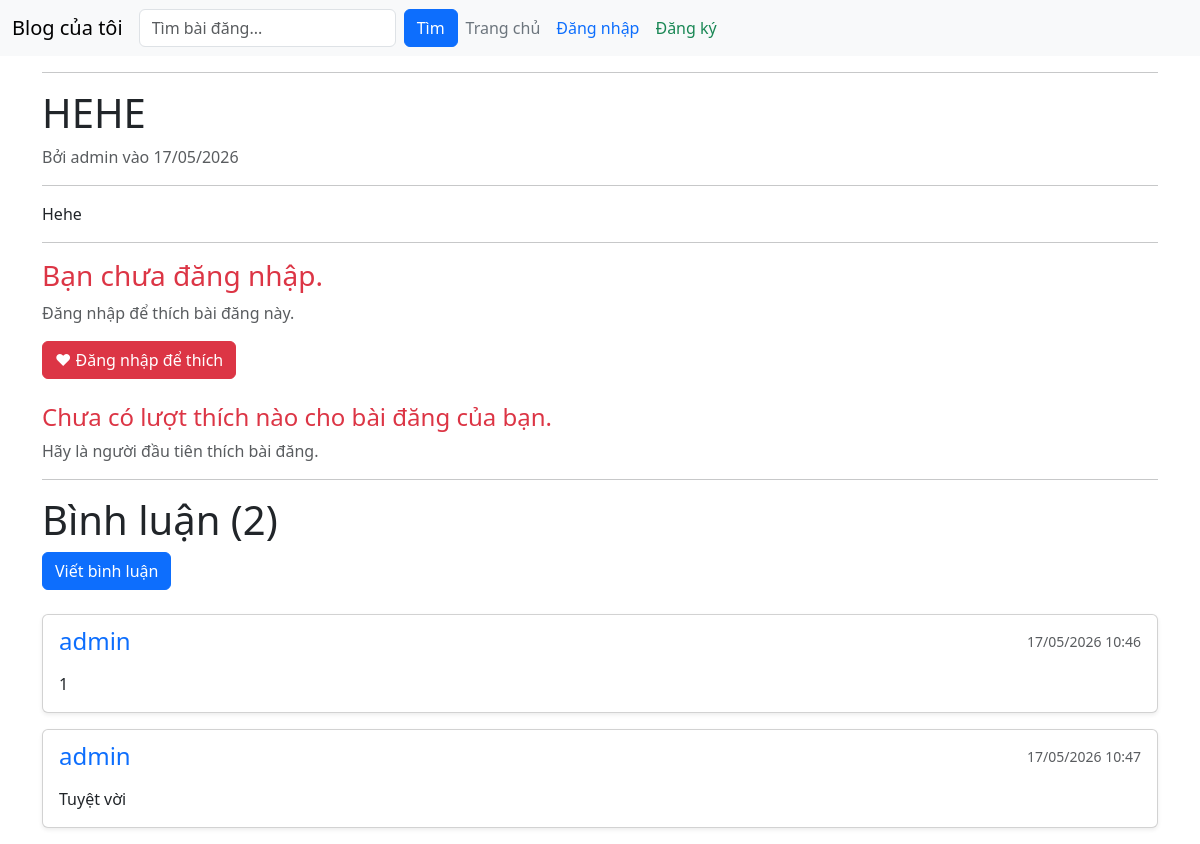
/post/29, run on an earlier commit of the app's database.
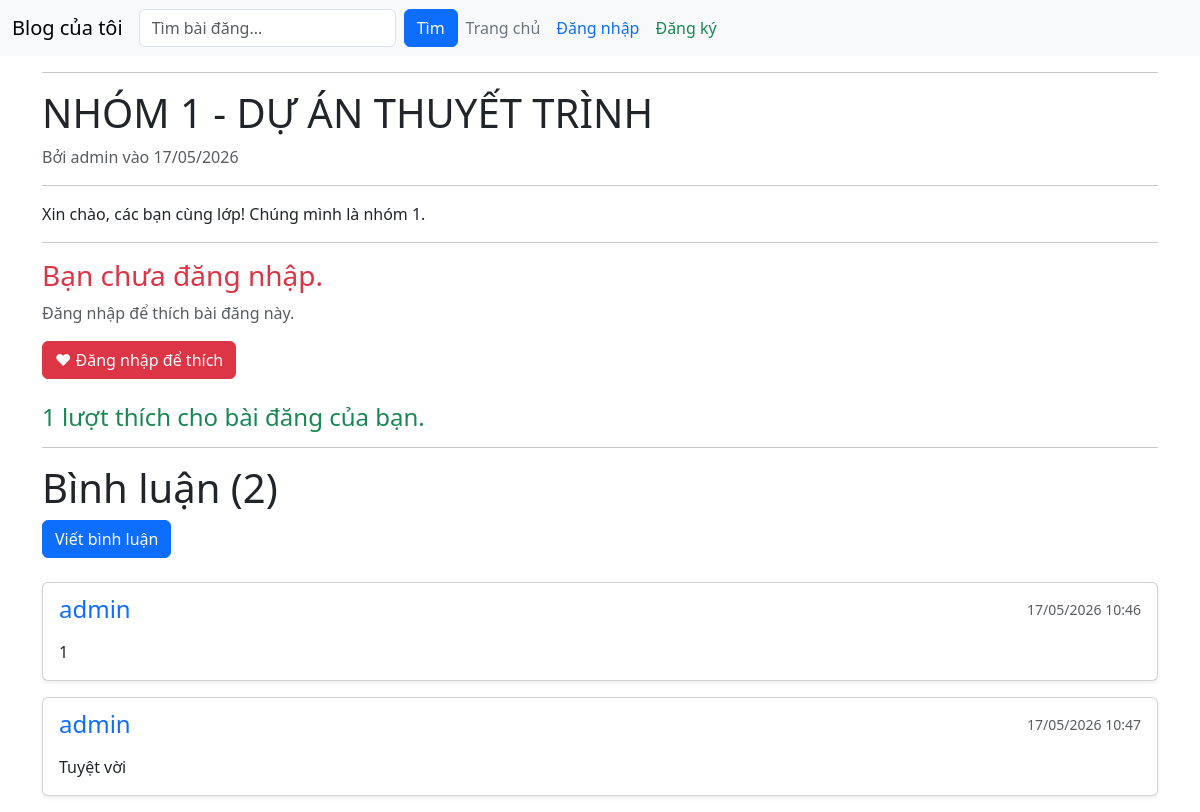
And on a later commit of the database.
### blog/models.py (models this page shows, shortened)
class Post(models.Model):
    title = models.CharField(max_length=200)
    likes = models.ManyToManyField(User, related_name='blog_posts', blank=True)
    content = models.TextField()
    created_at = models.DateTimeField(auto_now_add=True)
    updated_at = models.DateTimeField(auto_now=True)
    author = models.ForeignKey(User, on_delete=models.CASCADE, default=1)
    def total_likes(self):
        return self.likes.count()

### blog/views.py (the view)
# urls.py: path('post/<int:pk>', PostDetailView.as_view(), name="post-detail"),
class PostDetailView(DetailView):
    model = Post
    template_name = 'post_detail.html'
    context_object_name = 'post'

### blog/templates/post_detail.html (shortened to what this page needs)
{% extends "base.html" %}
{% block content %}
    <hr>
    <h1 class="text-uppercase">{{ post.title }}</h1>
    <article>
        <p class="text-muted">Bởi {{ post.author.username }} vào {{ post.created_at|date:"d/m/Y" }}</p>
        <hr>
        <p>{{ post.content|truncatewords:30 }}</p>
    </article>
    <hr>
    <div>
        <form action="{% url 'like-post' post.pk %}">
            {% if user.is_authenticated %}
                {% if user in post.likes.all %}
                    <button id="like_btn" title="Bỏ thích" type="submit" class="btn btn-danger">❤ Bỏ thích</button>
                {% else %}
                    <button id="like_btn" title="Thích ngay" type="submit" class="btn btn-outline-danger">❤ Thích ngay</button>
                {% endif %}
            {% else %}
                    <h3 class="text-danger">Bạn chưa đăng nhập.</h2>
                    <p class="text-muted">Đăng nhập để thích bài đăng này.</p>
                    <a href="{% url 'login' %}" class="btn btn-danger" title="Đăng nhập để thích">❤ Đăng nhập để thích</a>
            {% endif %}
        </form>
        <span class="ms-3 text-muted">
            {% if post.total_likes == 0 %}
                <h4 class="text-danger">Chưa có lượt thích nào cho bài đăng của bạn.</h4>
                <p>Hãy là người đầu tiên thích bài đăng.</p>
            {% else %}
                <h4 class="text-success">{{ post.total_likes }} lượt thích cho bài đăng của bạn.</h4>
            {% endif %}
        </span>
    </div>
    <hr>
    <h1>Bình luận ({{ post.comments.count }})</h1>
    <a href="{% url 'add-comment' post.pk %}" title="Viết bình luận" class="btn btn-primary">Viết bình luận</a>
    <div class="comments-section">
        {% if not post.comments.all %}
            <h4 class="text-danger">Chưa có bình luận nào.</h4>
            <p class="text-muted">Hãy là người đầu tiên bình luận.</p>
        {% else %}
            {% for comment in post.comments.all %}
                <div class="card mb-3 shadow-sm">
                    <div class="card-body">
                        <div class="d-flex justify-content-between">
                            <h4 class="card-subtitle mb-2 text-primary">
                                {{ comment.author.username }}
                            </h4>
                            <small class="text-muted">{{ comment.date_added|date:"d/m/Y H:i"}}</small>
                        </div>
                        <p class="card-text mt-2">{{ comment.body }}</p>
                    </div>
                </div>
            {% endfor %}
        {% endif %}
    </div>
{% endblock %}

What changed in the data, as far as the page shows it:
changed Post "admin": title "HEHE" → "NHÓM 1 - DỰ ÁN THUYẾT TRÌNH"; content "Hehe" → "Xin chào, các bạn cùng lớp! Chúng mình là nhóm 1."; total_likes (not shown) → "1"
Also different on the page:
text no longer shown: "Chưa có lượt thích nào cho bài đăng của bạn. Hãy là người đầu tiên thích bài đăng."
text now shown: "lượt thích cho bài đăng của bạn."
